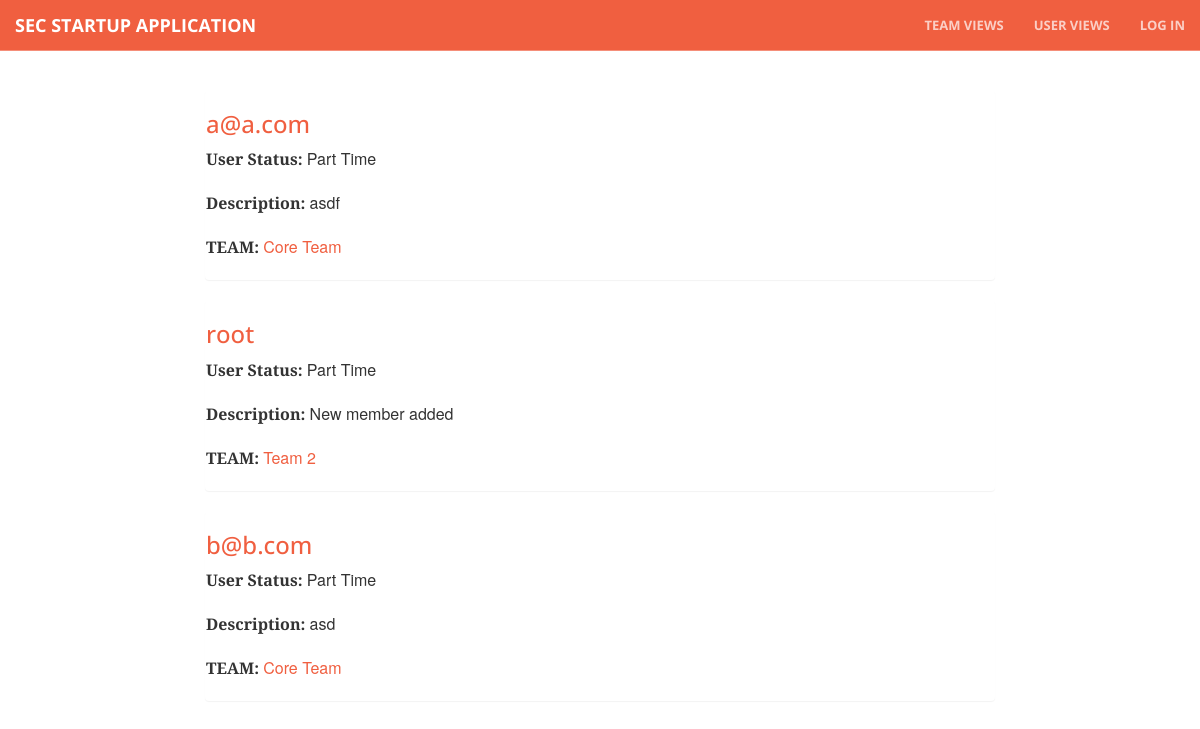
The page /profile/ on the database as committed earlier.
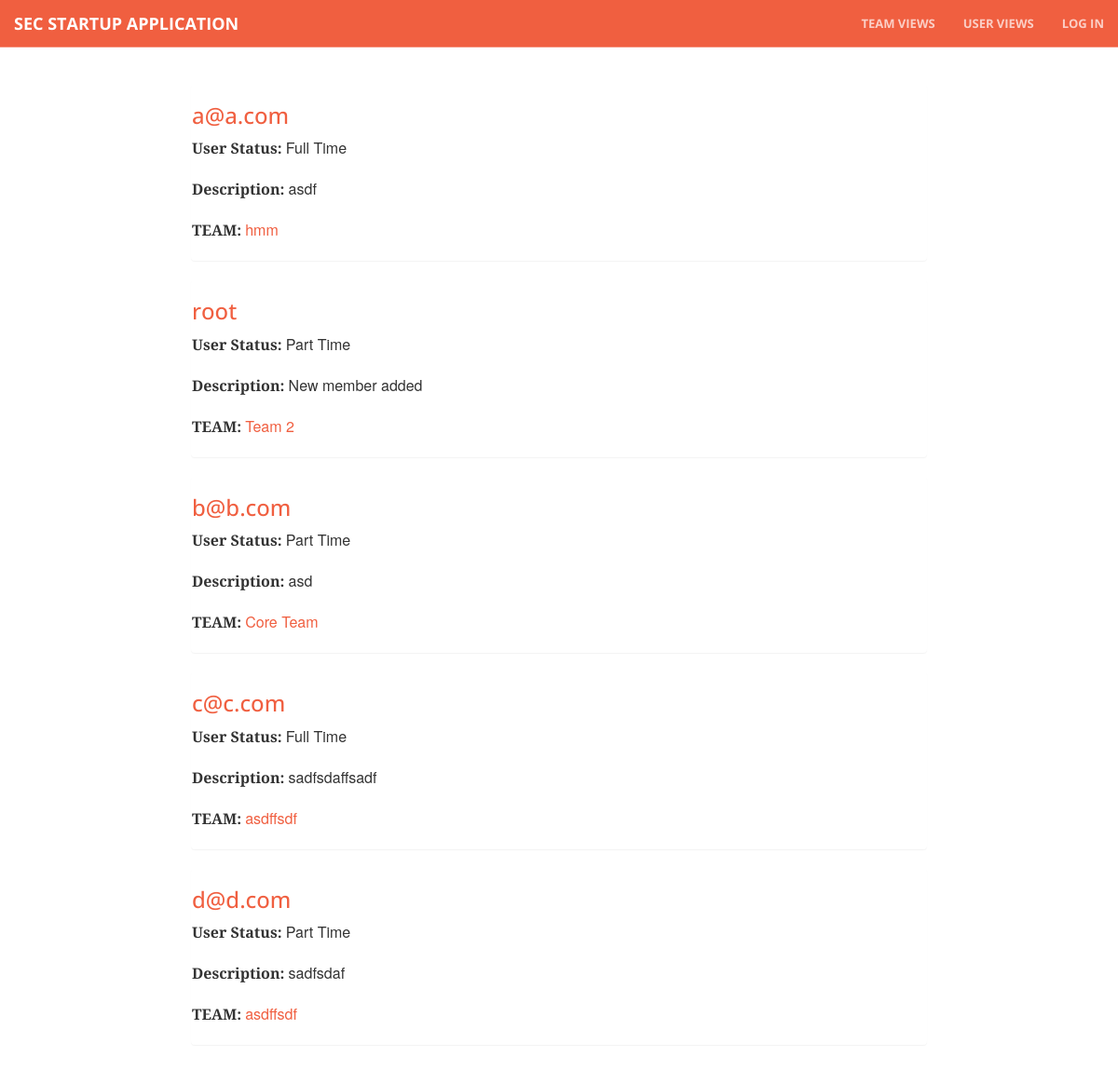
The same page on the database as committed later.
### core/models.py (models this page shows, shortened)
class Profile(models.Model):
    members = models.ForeignKey(Team, null=True, blank=True)
    user = models.OneToOneField(User)
    working_status = models.IntegerField(choices=WORKING_STATUS, null=True, blank=True)
    description = models.TextField(null=True, blank=True)
    created_at = models.DateTimeField(auto_now_add=True)
    def get_absolute_url(self):
        return reverse(viewname="profile_list", args=[self.id])

class Team(models.Model):
    title = models.CharField(max_length=300)
    status = models.CharField(max_length=300)
    description = models.TextField(null=True, blank=True)
    created_at = models.DateTimeField(auto_now_add=True)
    project_status = models.IntegerField(choices=STATUS_CHOICES, null=True, blank=True)
    image_file = models.ImageField(upload_to=upload_to_location, null=True, blank=True)

### core/views.py (the view)
# urls.py: url(r'profile/$', coreviews.ProfileListView.as_view()),
class ProfileListView(ListView):
    model = coremodels.Profile
    template_name = 'profile/list.html'
    paginate_by = 5

### templates/profile/list.html (shortened to what this page needs)
{% extends "base/theme.html" %}
{% load bootstrap_pagination %}
{% block main_content %}
  <div class="row main-content">
    <div class="col-md-2"></div>
      <div class="col-md-8">
        {% for profile in object_list %}
         <div class="panel">
           <h3><a href="{{ profile.get_absolute_url }}">{{ profile.user.username }}</a></h3>
            <p><b>User Status: </b>
            {% if profile.working_status %}
            {{ profile.get_working_status_display }}
            {% else %}----
            {% endif %}</p>
             <p><b>Description: </b>{{ profile.description }}</p>
            <p><b>TEAM: </b>
            {% if profile.members %}
                <a href="/team/{{ profile.members.id }}/detail">{{ profile.members.title }}</a>
            {% else %}----
            {% endif %}</p>
         </div>
         {% endfor %}
      </div>
    <div class="col-md-2"></div>
  </div>
{% endblock %}

### templates/base/theme.html (shortened to what this page needs)
{% extends "base/index.html" %}
{% block main_content %}
	{% block navigation %}
		 <li>
		 <a class="page-scroll" href="/team/">Team Views</a>
		 </li>
		 <li>
		 <a class="page-scroll" href="/profile/">User Views</a>
		 </li>
		 {% if user.is_authenticated %}
		 <li>
		 <a class="page-scroll" href="/team/create/">Create Team Profile</a>
		 </li>
		 {% else %}
		 <li>
		 <a class="page-scroll" href="/entrance/">Log In</a>
		 </li>
		 {% endif %}
	{% endblock %}
{% endblock %}

### templates/base/index.html (shortened to what this page needs)
<!DOCTYPE html>
<html lang="en">
{% load staticfiles %}
<head>
    <link href="{% static "css/bootstrap.min.css" %}" rel="stylesheet">
    <link rel="stylesheet" href="{% static "font-awesome/css/font-awesome.min.css" %}" type="text/css">
    <link rel="stylesheet" href="{% static "css/animate.min.css" %}" type="text/css">
    <link rel="stylesheet" href=" {%static "css/creative.css" %}" type="text/css">
</head>
<body id="page-top">
    <nav id="mainNav" class="navbar navbar-default navbar-fixed-top">
        <div class="container-fluid">
            <div class="navbar-header">
                <a class="navbar-brand page-scroll" href="/">SEC Startup Application</a>
            </div>
            <div class="collapse navbar-collapse" id="bs-example-navbar-collapse-1">
                <ul class="nav navbar-nav navbar-right">
                    {% block navigation %}{% endblock %}
                </ul>
            </div>
        </div>
    </nav>
    {% block main_content %}{% endblock %}
    <footer>
    </footer>
</body>
</html>

### static/css/creative.css (style rules this page uses)
html, body { width: 100%; height: 100%; }
body { font-family: Merriweather,'Helvetica Neue',Arial,sans-serif; }
a { color: #f05f40; -webkit-transition: all .35s; -moz-transition: all .35s; transition: all .35s; }
h1, h2, h3, h4, h5, h6 { font-family: 'Open Sans','Helvetica Neue',Arial,sans-serif; }
p { margin-bottom: 20px; font-size: 16px; line-height: 1.5; }
.main-content { padding-top: 90px; }
footer { padding: 25px 0; text-align: center; }
.navbar-default { border-color: rgba(34,34,34,.05); font-family: 'Open Sans','Helvetica Neue',Arial,sans-serif; background-color: #222; -webkit-transition: all .35s; -moz-transition: all .35s; transition: all .35s; }
.navbar-default .navbar-header .navbar-brand { text-transform: uppercase; font-family: 'Open Sans','Helvetica Neue',Arial,sans-serif; font-weight: 700; color: #f05f40; }
.navbar-default .nav > li>a, .navbar-default .nav>li>a:focus { text-transform: uppercase; font-size: 13px; font-weight: 700; color: #222; }
@media (min-width:768px) { .navbar-default { border-color: rgba(255,255,255,.3); background-color: #f05f40; } }
@media (min-width:768px) { .navbar-default .navbar-header .navbar-brand { color: rgba(255,255,255,.7); } }
@media (min-width:768px) { .navbar-default .nav > li>a, .navbar-default .nav>li>a:focus { color: rgba(255,255,255,.7); } }
body { webkit-tap-highlight-color: #222; }

Rows that differ between the two databases and show on the page:
changed Profile "asdf": working_status "Part Time" → "Full Time"; members "Core Team" → "hmm"
added Profile: user.username "c@c.com", working_status "Full Time", description "sadfsdaffsadf", members "asdffsdf"
added Profile: user.username "d@d.com", working_status "Part Time", description "sadfsdaf", members "asdffsdf"
